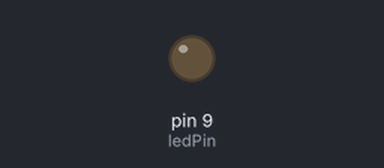
Bench run of a sketch on a simulated Arduino Uno, built with avr-gcc and run on an emulated ATmega328P. Shown: output pins drawn as LEDs (lit = HIGH).

Above: at 0.05 s.
At 2.45 s:
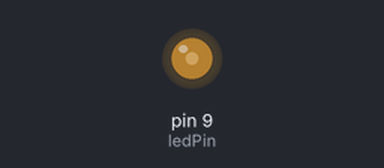
At 4.85 s:
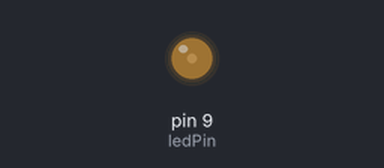
Timing chart, 0 to 7.8 s (numbered marks = the images above):
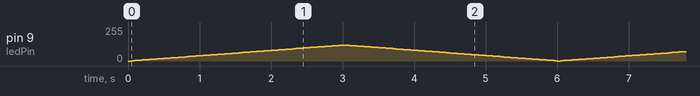

The sketch:

LED_fading.ino
```cpp
int ledPin = 9; //must be a PWM pin
int fadeAmount = 2;
int brightness = 0;

void setup() {
  // put your setup code here, to run once:
  pinMode(ledPin, OUTPUT);
}

void loop() {
  // put your main code here, to run repeatedly:
  // set the brightness of pin 9:
  analogWrite(ledPin, brightness);

  // change the brightness for next time through the loop:
  brightness = brightness + fadeAmount;

  // reverse the direction of the fading at the ends of the fade:
  if (brightness == 0 || brightness == 120) {
    fadeAmount = -fadeAmount ;
  }
  // wait for 30 milliseconds to see the dimming effect
  delay(50);
}
```
